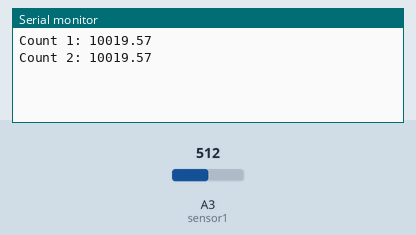
Bench run of a sketch on a simulated Arduino Uno, built with avr-gcc and run on an emulated ATmega328P. On the bench: the last lines printed to the serial monitor. Inputs (shaded band) come from the test bench; at power-on: A3 (sensor1) = 512.

Above: at 2.8 s.
2.9 s: A3 (sensor1) set to 1005
At 3.8 s:
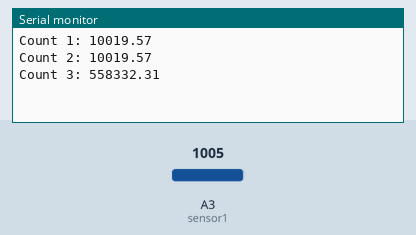
4.4 s: A3 (sensor1) set to 1023
At 5.8 s:
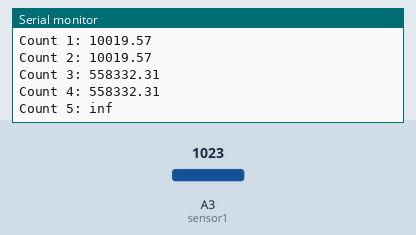

Measured:
- the behaviour switches between 1022 and 1023 on A3 (sensor1) (found by bisection; images 1 and 2)
- after the input at 2.9 s, the serial monitor: prints a new line after 0.10 s (image 1)
- after the input at 4.4 s, the serial monitor: prints a new line after 0.60 s (image 2)

The sketch:

NTC_Temperature_Sensor.ino
```cpp
/*
Program to test to a NTC temperature probe/sensor.

*/


// Pins for temperature probes
#define sensor1 A3
int temp_pins[] = {sensor1}; // array of pins

// Value of resistor in parallel with probe.
const float temperature_resistor = 1e4;

const int len = 1; // number of prboes


int count = 1;
void read_thermistor_resistance() {
  // Function to read in temperature from eachs sensor
  float resistance[len] = {};

  for (int i = 0; i < len; i++) {
    float val = analogRead(temp_pins[i]);
    val = (1023/val) - 1; // (1023/ADC - 1)
    resistance[i] = temperature_resistor/val;
    Serial.print("Count ");
    Serial.print(count);
    Serial.print(": ");
    Serial.println(resistance[i]);
    count++;
  }

}

void setup() {
  // put your setup code here, to run once:
  Serial.begin(9600);
  pinMode(sensor1, INPUT);

}

const float interval = 1000;

double last = 0;

void loop() {
  // put your main code here, to run repeatedly:
  if (millis() - last >= interval) {
    last = millis();
    read_thermistor_resistance();
  }
}
```
